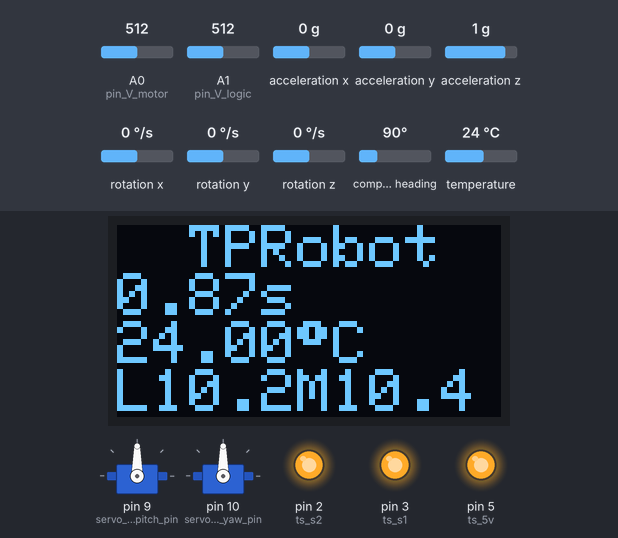
The sketch below on a simulated Arduino Uno, built with avr-gcc and run on an emulated ATmega328P. On the bench: 2 × servo, 128×64 one-colour display, output pins drawn as LEDs (lit = HIGH). The inputs (shaded band) are chosen by the test bench; at power-on: A0 (pin_V_motor) = 512, A1 (pin_V_logic) = 512, acceleration x 0 g, acceleration y 0 g, acceleration z 1 g, rotation x 0 °/s, rotation y 0 °/s, rotation z 0 °/s, compass heading 90°, temperature 24 °C. The display library's start-up logo is not drawn; the ROS host is connected and sends only what is stated; pins used as bus, display or sensor lines are not drawn.

Above: at 1.0 s.
At 11.0 s:
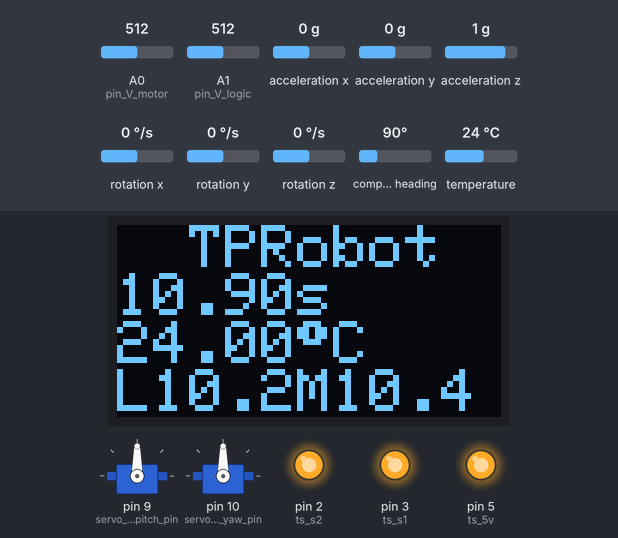
At 31.1 s:
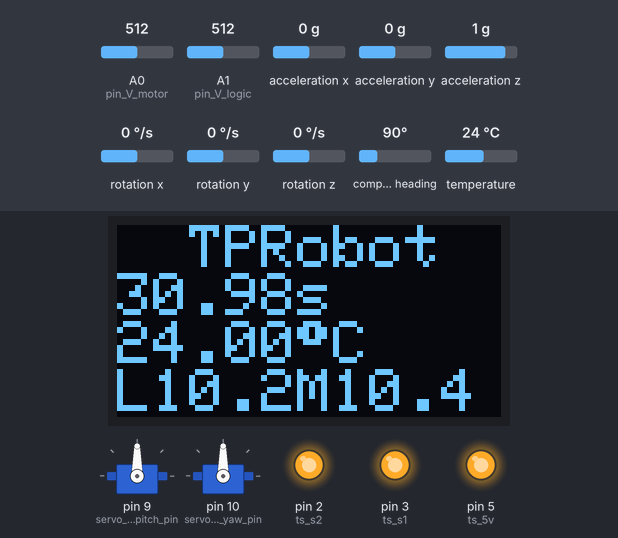
At 61.2 s:
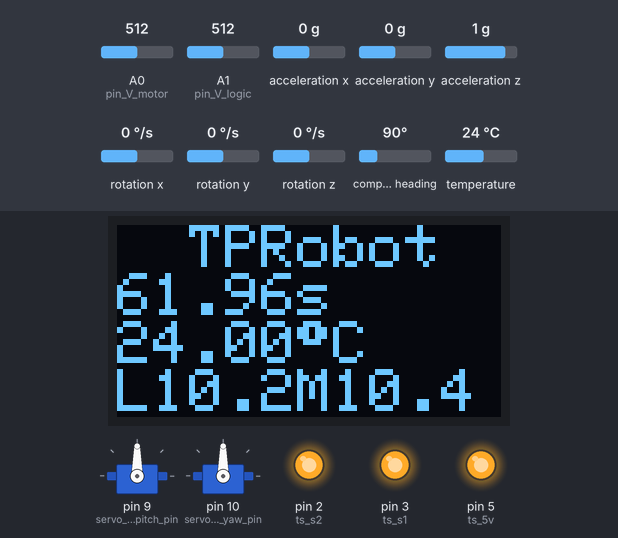
At 91.3 s:
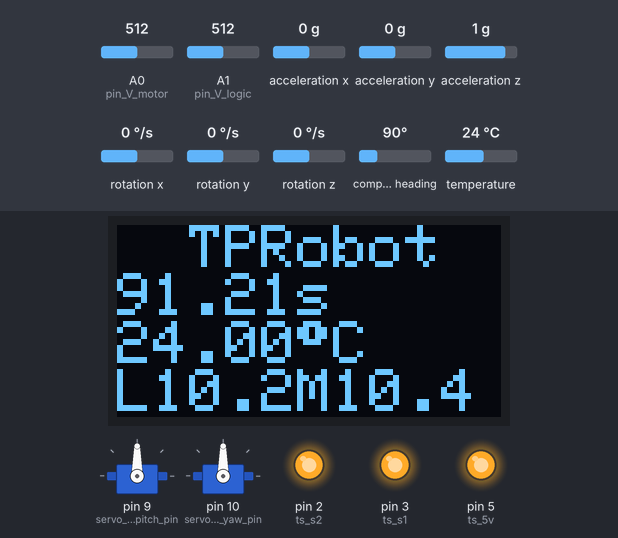
At 121.4 s:
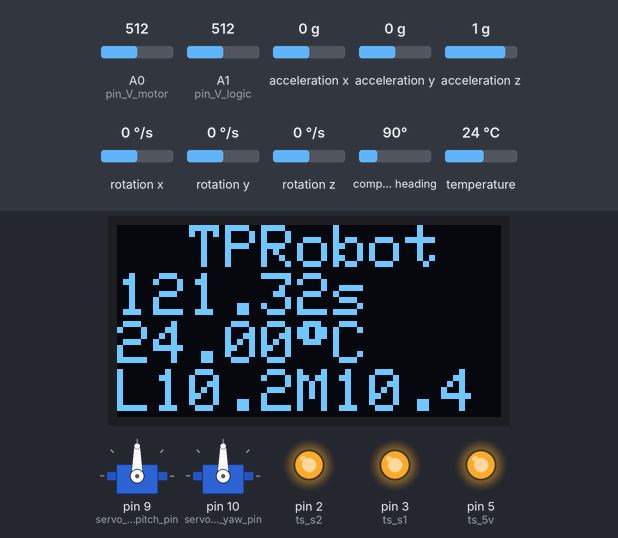

The sketch:

arduino_tprobot_imuTopic.ino
```cpp
//include ==================================================================================
  //ROS
#include <ros.h>
#include <std_msgs/String.h>
#include <std_msgs/UInt16.h>
#include <std_msgs/UInt16MultiArray.h>
#include <sensor_msgs/Imu.h>
  //Servo
#include <Servo.h>
Servo servo_cam_pitch, servo_cam_yaw;
  //OLED
#include <Wire.h>
#include <Adafruit_GFX.h>
#include <Adafruit_SSD1306.h>
#define OLED_RESET 4
Adafruit_SSD1306 display(OLED_RESET);
#define NUMFLAKES 10
#define XPOS 0
#define YPOS 1
#define DELTAY 2
#define LOGO16_GLCD_HEIGHT 16
#define LOGO16_GLCD_WIDTH  16
#if (SSD1306_LCDHEIGHT != 64)
#error("Height incorrect, please fix Adafruit_SSD1306.h!");
#endif
  //IMU
#include <MPU9250.h>
MPU9250 IMU(Wire,0x68);

//pin name ==================================================================================
  //servo
int servo_cam_pitch_pin = 9, servo_cam_yaw_pin = 10;
  //acctuator
int ts_5v = 5,ts_gnd = 4,ts_s1 = 3,ts_s2 = 2;
  //votages
int pin_V_logic = A1, pin_V_motor = A0;

//var declarence ==================================================================================
  //ROS
long publisher_timer;
  //servo
int servo_cam_angle = 0;
  //Votages
float V_logic = 0,V_motor = 0;
  //IMU
int status;
float IMU_ax = 0,IMU_ay = 0,IMU_az = 0,IMU_gx = 0,IMU_gy = 0,IMU_gz = 0,IMU_mx = 0,IMU_my = 0,IMU_mz = 0,IMU_tempr = 0;
  //Status
String Status_sys = "Ready",Status_charger = "OUT-OFF";
  //Display
long display_timer = 0;

//functions ==================================================================================
void move_actuator(const std_msgs::UInt16& cmd){
  //go up
       if (cmd.data == 1) {digitalWrite(ts_s1,LOW); digitalWrite(ts_s2,LOW);digitalWrite(ts_5v,LOW);digitalWrite(ts_gnd,LOW);}
  //go down
  else if (cmd.data == 2) {digitalWrite(ts_s1,HIGH);digitalWrite(ts_s2,HIGH);digitalWrite(ts_5v,LOW);digitalWrite(ts_gnd,LOW);}
  //stop
  else if (cmd.data == 0) {digitalWrite(ts_5v,HIGH);digitalWrite(ts_gnd,HIGH);}
}

void move_servo_cam(const std_msgs::UInt16MultiArray& cmd){
    servo_cam_pitch.write(cmd.data[0]);
    servo_cam_yaw.write(cmd.data[1]);
}

//setup the ros node and publisher ==================================================================================
std_msgs::String pub_msg;
sensor_msgs::Imu imu_msg;
ros::NodeHandle nh;
ros::Publisher pub_IMU("IMU_data", &imu_msg);
ros::Publisher pub_arduino("arduino_getData", &pub_msg);
ros::Subscriber<std_msgs::UInt16> sub_actuator("arduino_actuator", move_actuator);
ros::Subscriber<std_msgs::UInt16MultiArray> sub_servo_cam("arduino_servo", move_servo_cam);

//setup ==================================================================================
void setup()   {
  //ROS node init.
  nh.initNode();
  nh.advertise(pub_IMU);
  nh.advertise(pub_arduino);
  nh.subscribe(sub_actuator);
  nh.subscribe(sub_servo_cam);

  //servo init
  servo_cam_pitch.attach(servo_cam_pitch_pin);
  servo_cam_yaw.attach(servo_cam_yaw_pin);

  //pinMode and Init
    // Actuator
      // switch 4 V+ // switch 3 V- // switch 2 // switch 1
  pinMode(ts_5v, OUTPUT);pinMode(ts_gnd, OUTPUT);pinMode(ts_s1, OUTPUT);pinMode(ts_s2, OUTPUT);
      //Setup these pins to pull-up
  digitalWrite(ts_s1,HIGH);digitalWrite(ts_s2,HIGH);digitalWrite(ts_5v,HIGH);digitalWrite(ts_gnd,HIGH);

  // IMU:start communication with IMU
  status = IMU.begin();
  if (status < 0) {Status_sys = "IMU fails";}
  // setting the accelerometer full scale range to +/-8G
  IMU.setAccelRange(MPU9250::ACCEL_RANGE_8G);
  // setting the gyroscope full scale range to +/-500 deg/s
  IMU.setGyroRange(MPU9250::GYRO_RANGE_500DPS);
  // setting DLPF bandwidth to 20 Hz
  IMU.setDlpfBandwidth(MPU9250::DLPF_BANDWIDTH_20HZ);
  // setting SRD to 49 for a 20 Hz update rate
  IMU.setSrd(49);

  // OLED:by default, we'll generate the high voltage from the 3.3v line internally! (neat!)
  display.begin(SSD1306_SWITCHCAPVCC, 0x3C);  // initialize with the I2C addr 0x3D (for the 128x64)
  display.display();  // show welcome screen
  delay(500);
    // welcome animation
  for (int i=1; i <= 3; i++){for (int j=1; j <= 50; j++){display.invertDisplay(true);delay(3-i);display.invertDisplay(false);delay(3-i);}}
  display.setTextSize(2);display.setTextColor(WHITE);
}

// main loop ==================================================================================
void loop() {
  //Data collecting
    //IMU: Data collecting
  IMU.readSensor();
  String IMU_mx = String(IMU.getMagX_uT());    String IMU_my = String(IMU.getMagY_uT());    String IMU_mz = String(IMU.getMagZ_uT());
  String IMU_tempr = String(IMU.getTemperature_C());
    //Votages
  String V_logic = String(analogRead(pin_V_logic)/50.2);
  String V_motor = String(analogRead(pin_V_motor)/49.0);

  //Data organize
    //IMU
  String IMU_data = IMU_mx + " " + IMU_my + " " + IMU_mz + " " + IMU_tempr;
    //Voltages
  String Vol_data = V_logic + " " + V_motor;
    //Data organize - final
  String data = IMU_data + " " + Vol_data + "Z";

  //ROS operating
  int length = data.indexOf("Z") +2;
  char data_final[length+1];
  data.toCharArray(data_final, length+1);
  if (millis() > publisher_timer) {
    // publish data of IMU
    imu_msg.header.frame_id = "base_link";
    //imu_msg.orientation.x = 0;
    //imu_msg.orientation.y = -1;
    //imu_msg.orientation.z = -5;
    //imu_msg.orientation.w = 6;
    imu_msg.linear_acceleration.x = IMU.getAccelX_mss();
    imu_msg.linear_acceleration.y = IMU.getAccelY_mss();
    imu_msg.linear_acceleration.z = IMU.getAccelZ_mss();
    imu_msg.angular_velocity.x = IMU.getGyroX_rads();
    imu_msg.angular_velocity.y = IMU.getGyroY_rads();
    imu_msg.angular_velocity.z = IMU.getGyroZ_rads();
    pub_IMU.publish(&imu_msg);

    // publish data of everything else
    pub_msg.data = data_final;
    pub_arduino.publish(&pub_msg);
    publisher_timer = millis() + 42; //publish frequency 20Hz
    nh.spinOnce();
  }

  //Display
  if (millis() > display_timer) {
    display.clearDisplay();
    display.setCursor(0,0);
    display.println("  TPRobot");
    display.println(String(millis()/1000) + "." + String(millis()%1000).substring(0,2) + "s");
    display.println(IMU_tempr + (char)247 +"C");
    display.print("L" + V_logic.substring(0, 4) + "M" + V_motor.substring(0,4));
    display.display();
    display_timer = millis() + 10000; //display frequency 0.1Hz
  }
}
```

Measured:
- what the display in image 0 shows lasts 10.0 s, from 0.9 s to 10.9 s
